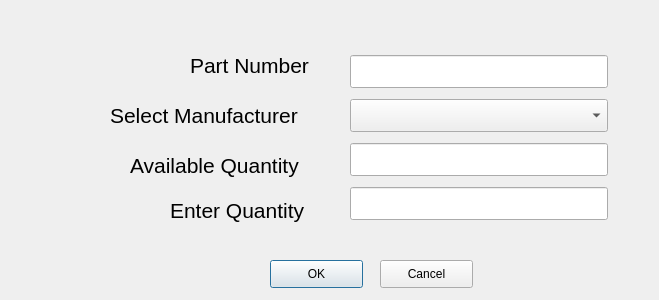
<?xml version="1.0" encoding="UTF-8"?>
<ui version="4.0">
 <class>addPartsToPorject</class>
 <widget class="QDialog" name="addPartsToPorject">
  <property name="geometry">
   <rect>
    <x>0</x>
    <y>0</y>
    <width>659</width>
    <height>300</height>
   </rect>
  </property>
  <property name="windowTitle">
   <string>Add Parts To Project</string>
  </property>
  <widget class="QLabel" name="label">
   <property name="geometry">
    <rect>
     <x>190</x>
     <y>50</y>
     <width>151</width>
     <height>31</height>
    </rect>
   </property>
   <property name="font">
    <font>
     <pointsize>16</pointsize>
    </font>
   </property>
   <property name="text">
    <string>Part Number</string>
   </property>
  </widget>
  <widget class="QLabel" name="label_2">
   <property name="geometry">
    <rect>
     <x>110</x>
     <y>100</y>
     <width>241</width>
     <height>31</height>
    </rect>
   </property>
   <property name="font">
    <font>
     <pointsize>16</pointsize>
    </font>
   </property>
   <property name="text">
    <string>Select Manufacturer</string>
   </property>
  </widget>
  <widget class="QLabel" name="label_3">
   <property name="geometry">
    <rect>
     <x>130</x>
     <y>150</y>
     <width>221</width>
     <height>31</height>
    </rect>
   </property>
   <property name="font">
    <font>
     <pointsize>16</pointsize>
    </font>
   </property>
   <property name="text">
    <string>Available Quantity</string>
   </property>
  </widget>
  <widget class="QLabel" name="label_4">
   <property name="geometry">
    <rect>
     <x>170</x>
     <y>190</y>
     <width>171</width>
     <height>41</height>
    </rect>
   </property>
   <property name="font">
    <font>
     <pointsize>16</pointsize>
    </font>
   </property>
   <property name="text">
    <string>Enter Quantity</string>
   </property>
  </widget>
  <widget class="QWidget" name="layoutWidget">
   <property name="geometry">
    <rect>
     <x>350</x>
     <y>50</y>
     <width>258</width>
     <height>179</height>
    </rect>
   </property>
   <layout class="QVBoxLayout" name="verticalLayout">
    <item>
     <widget class="QLineEdit" name="lineEdit">
      <property name="font">
       <font>
        <pointsize>16</pointsize>
       </font>
      </property>
     </widget>
    </item>
    <item>
     <widget class="QComboBox" name="comboBox">
      <property name="font">
       <font>
        <pointsize>16</pointsize>
       </font>
      </property>
     </widget>
    </item>
    <item>
     <widget class="QLineEdit" name="lineEdit_3">
      <property name="font">
       <font>
        <pointsize>16</pointsize>
       </font>
      </property>
     </widget>
    </item>
    <item>
     <widget class="QLineEdit" name="lineEdit_4">
      <property name="font">
       <font>
        <pointsize>16</pointsize>
       </font>
      </property>
     </widget>
    </item>
   </layout>
  </widget>
  <widget class="QPushButton" name="pushButton_ok">
   <property name="geometry">
    <rect>
     <x>270</x>
     <y>260</y>
     <width>93</width>
     <height>28</height>
    </rect>
   </property>
   <property name="text">
    <string>OK</string>
   </property>
  </widget>
  <widget class="QPushButton" name="pushButton_cancel">
   <property name="geometry">
    <rect>
     <x>380</x>
     <y>260</y>
     <width>93</width>
     <height>28</height>
    </rect>
   </property>
   <property name="text">
    <string>Cancel</string>
   </property>
  </widget>
 </widget>
 <resources/>
 <connections/>
</ui>
